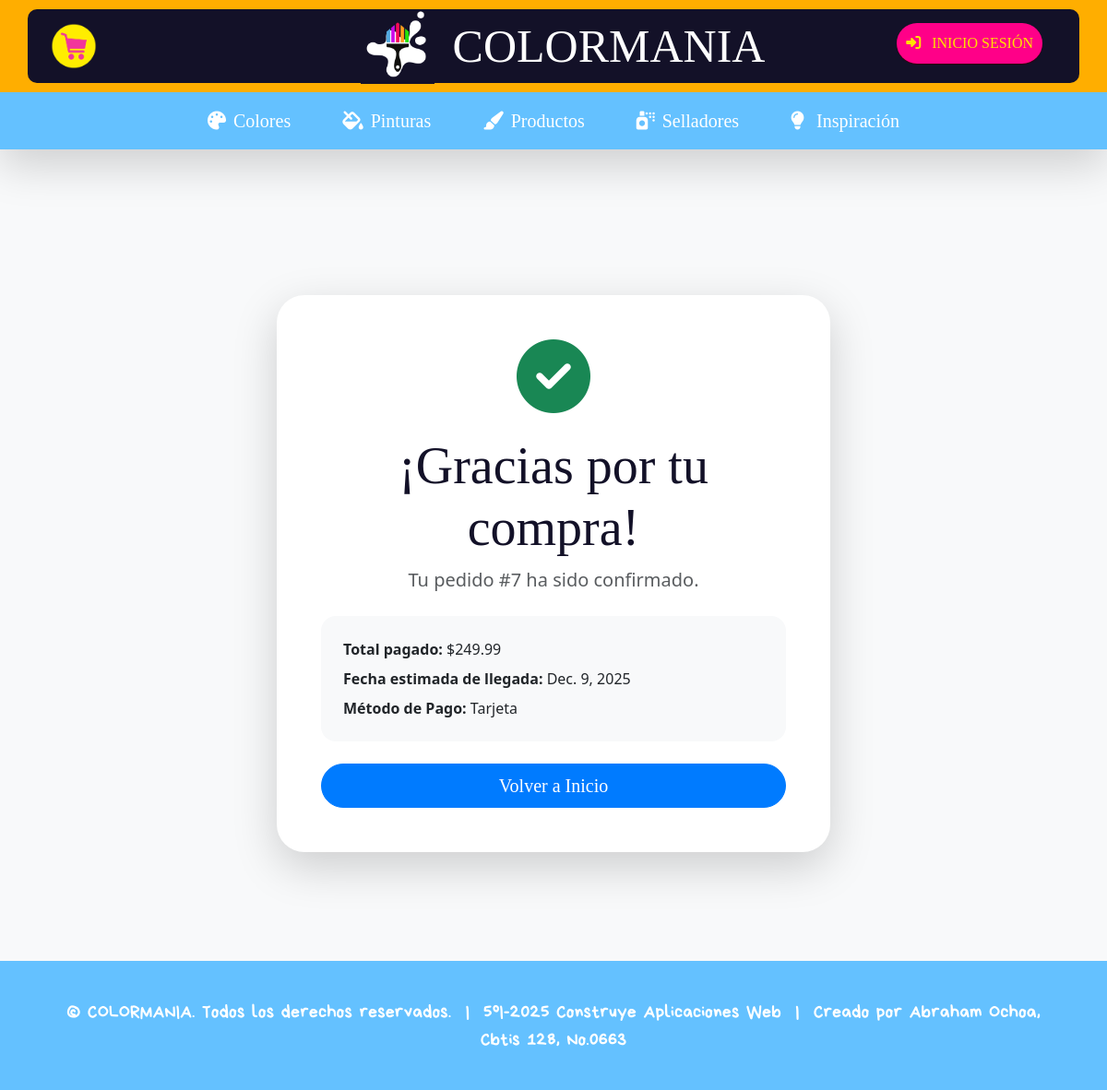
/pedido-exitoso/7/, run on the app's committed database.
### colormania/models.py (models this page shows, shortened)
class Pedido(models.Model):
    METODOS_PAGO = [
        ('TARJETA', 'Tarjeta'),
        ('MERCADO_PAGO', 'Mercado Pago'),
        ('OXXO', 'Oxxo'),
    ]
    usuario = models.ForeignKey('Usuario', on_delete=models.CASCADE, related_name='pedidos')
    metodo_pago = models.CharField(max_length=30, choices=METODOS_PAGO)
    total_compra = models.DecimalField(max_digits=20, decimal_places=2)
    fecha = models.DateTimeField(auto_now_add=True)
    numero_tarjeta = models.CharField(max_length=19, blank=True, null=True)
    clabe = models.CharField(max_length=18, blank=True, null=True)
    fecha_vencimiento = models.CharField(max_length=5, blank=True, null=True)
    fecha_llegada = models.DateField(null=True, blank=True)
    estado_envio = models.CharField(max_length=50, default="Pendiente")
    class Meta:
        verbose_name = "Pedido"
        verbose_name_plural = "Pedidos"
        ordering = ['-fecha']

class ItemPedido(models.Model):
    pedido = models.ForeignKey('Pedido', on_delete=models.CASCADE, related_name='items')
    nombre_producto = models.CharField(max_length=150)
    precio = models.DecimalField(max_digits=20, decimal_places=2)
    cantidad = models.PositiveIntegerField(default=1)
    tipo = models.CharField(max_length=50, blank=True)

### colormania/views.py (the view)
# urls.py: path('pedido-exitoso/<int:pedido_id>/', views.pedido_exitoso, name='pedido_exitoso'),
def pedido_exitoso(request, pedido_id):
    pedido = get_object_or_404(Pedido, id=pedido_id)
    return render(request, 'colormania/user/pedido_exitoso.html', {'pedido': pedido})

### colormania/templates/colormania/user/pedido_exitoso.html
{% extends 'colormania/base.html' %}
{% load static %}
{% block content %}
<div class="container py-5 mt-5 text-center">
    <div class="card shadow-lg border-0 mx-auto p-5" style="max-width: 600px; border-radius: 30px;">
        <div class="mb-4">
            <i class="fas fa-check-circle text-success" style="font-size: 5rem;"></i>
        </div>
        <h1 class="bobby display-4" style="color: #131128;">¡Gracias por tu compra!</h1>
        <p class="lead text-muted mb-4">Tu pedido #{{ pedido.id }} ha sido confirmado.</p>
        <div class="bg-light p-4 rounded-4 mb-4 text-start">
        {% for item in pedido.items.all %}
            <p class="mb-2"><strong>Total pagado:</strong> ${{ pedido.total_compra }}</p>
            <p class="mb-2"><strong>Fecha estimada de llegada:</strong> {{ pedido.fecha_llegada }}</p>
            <p class="mb-0"><strong>Método de Pago:</strong> {{ pedido.get_metodo_pago_display }}</p>
        </div>
        {% endfor %}
        <a href="{% url 'ver_productos' %}" class="btn btn-primary btn-lg rounded-pill px-5 bobby">
            Volver a Inicio
        </a>
    </div>
</div>
{% endblock %}

### data on the page
Pedido: id "7", total_compra "249.99", fecha_llegada "Dec. 9, 2025", metodo_pago "Tarjeta"
